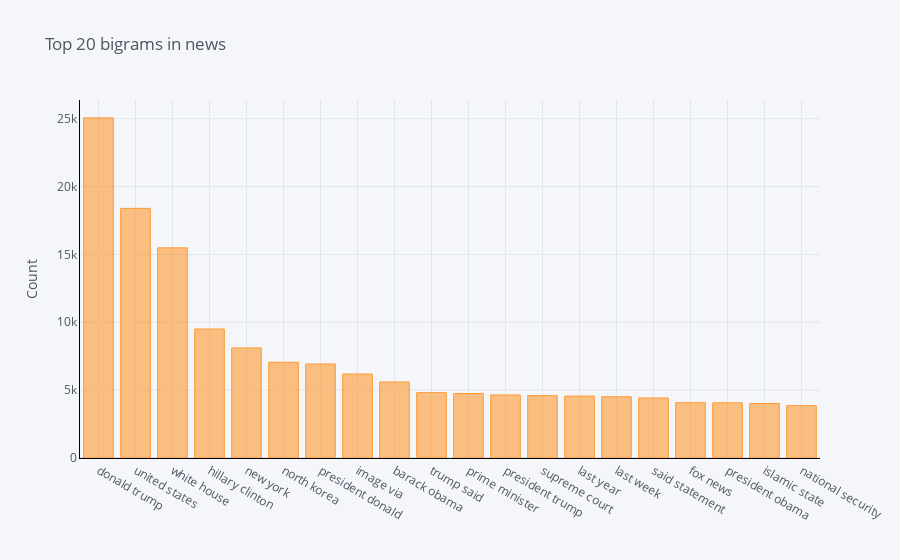

This figure's notebook cell:
### Code cell
def get_top_n_bigram(corpus, n=None):
    vec = CountVectorizer(ngram_range=(2, 2)).fit(corpus)
    bag_of_words = vec.transform(corpus)
    sum_words = bag_of_words.sum(axis=0) 
    words_freq = [(word, sum_words[0, idx]) for word, idx in vec.vocabulary_.items()]
    words_freq =sorted(words_freq, key = lambda x: x[1], reverse=True)
    return words_freq[:n]

#top 20 words
common_words = get_top_n_bigram(clean_news['news'], 20)

for word, freq in common_words:
    print(word, freq)
    
#Creating the dataframe of word and frequency
df3 = pd.DataFrame(common_words, columns = ['news' , 'count'])

df3.groupby('news').sum()['count'].sort_values(ascending=False).iplot(
    kind='bar', yTitle='Count', linecolor='black', title='Top 20 bigrams in news')

### Figure 1 — Plotly figure (JSON) as saved in the notebook; plotly's stock layout.template omitted (floating-point values rounded to 4 significant figures)
{"data": [{"marker": {"color": "rgba(255, 153, 51, 0.6)", "line": {"color": "rgba(255, 153, 51, 1.0)", "width": 1}}, "name": "count", "orientation": "v", "text": "", "type": "bar", "x": ["donald trump", "united states", "white house", "hillary clinton", "new york", "north korea", "president donald", "image via", "barack obama", "trump said", "prime minister", "president trump", "supreme court", "last year", "last week", "said statement", "fox news", "president obama", "islamic state", "national security"], "y": [25059, 18394, 15485, 9502, 8110, 7053, 6928, 6188, 5603, 4816, 4753, 4646, 4595, 4560, 4512, 4425, 4074, 4065, 4014, 3858]}], "layout": {"legend": {"bgcolor": "#F5F6F9", "font": {"color": "#4D5663"}}, "paper_bgcolor": "#F5F6F9", "plot_bgcolor": "#F5F6F9", "title": {"font": {"color": "#4D5663"}, "text": "Top 20 bigrams in news"}, "xaxis": {"gridcolor": "#E1E5ED", "linecolor": "black", "showgrid": true, "tickfont": {"color": "#4D5663"}, "title": {"font": {"color": "#4D5663"}, "text": ""}, "zerolinecolor": "#E1E5ED"}, "yaxis": {"gridcolor": "#E1E5ED", "linecolor": "black", "showgrid": true, "tickfont": {"color": "#4D5663"}, "title": {"font": {"color": "#4D5663"}, "text": "Count"}, "zerolinecolor": "#E1E5ED"}}}
